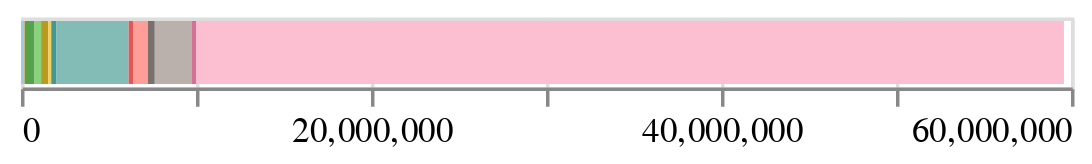

Source (notebook cell):
### Code cell
data_total = data[['Analysis_region','Observation']].groupby("Analysis_region").sum().reset_index()
data_total
alt.Chart(data_total).mark_bar().encode(
    x = alt.X('Observation:Q').sort('-color').title(None),
    color=alt.Color("Analysis_region").scale(scheme="tableau20").legend(None),
)

### Figure 1 — Vega-Lite specification as saved in the notebook (floating-point values rounded to 4 significant figures)
{"config": {"view": {"continuousWidth": 300, "continuousHeight": 300}}, "data": {"name": "data-d9449ea30a9c335c7612e3ed11912766"}, "mark": {"type": "bar"}, "encoding": {"color": {"field": "Analysis_region", "legend": null, "scale": {"scheme": "tableau20"}, "type": "nominal"}, "x": {"field": "Observation", "sort": "-color", "title": null, "type": "quantitative"}}, "$schema": "https://vega.github.io/schema/vega-lite/v5.17.0.json", "datasets": {"data-d9449ea30a9c335c7612e3ed11912766": [{"Analysis_region": "Africa not otherwise specified and other", "Observation": 5157}, {"Analysis_region": "Antarctica and Oceania", "Observation": 174610}, {"Analysis_region": "Central America", "Observation": 23575}, {"Analysis_region": "Central Asia", "Observation": 12563}, {"Analysis_region": "Central and Western Africa", "Observation": 558802}, {"Analysis_region": "Eastern Asia", "Observation": 373194}, {"Analysis_region": "Middle East", "Observation": 409701}, {"Analysis_region": "North Africa", "Observation": 170605}, {"Analysis_region": "North America", "Observation": 278289}, {"Analysis_region": "Other Europe", "Observation": 4142766}, {"Analysis_region": "South America", "Observation": 254266}, {"Analysis_region": "South and Eastern Africa", "Observation": 852557}, {"Analysis_region": "South-East Asia", "Observation": 388841}, {"Analysis_region": "Southern Asia", "Observation": 2126732}, {"Analysis_region": "The Caribbean", "Observation": 246514}, {"Analysis_region": "United Kingdom", "Observation": 49579577}]}}
